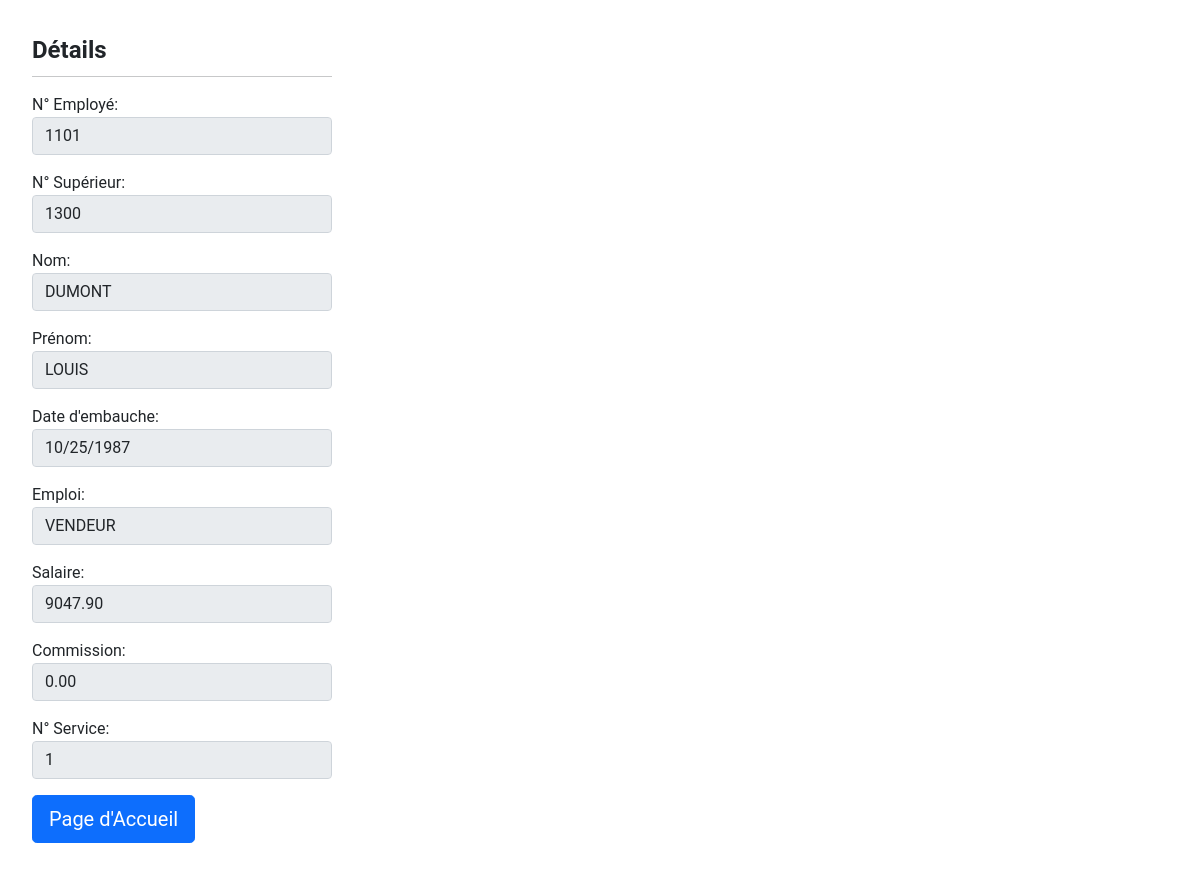
Page /PHP/emp_serv_details.php?noemp=1101 on the committed database.
### tables this page shows
CREATE TABLE employes
(
    noemp int(4) primary key NOT NULL,
    nom varchar(20),
    prenom varchar(20),
    emploi varchar(20),
    sup int(4),
    embauche date,
    sal decimal(9,2),
    comm decimal(9,2),
    noserv int(2) NOT NULL
);

### PHP/emp_serv_details.php (the view, shortened to what this page needs)
<!DOCTYPE html>
<html lang="en">
<head>
    <link href="https://cdn.jsdelivr.net/npm/bootstrap@5.0.0-beta2/dist/css/bootstrap.min.css" rel="stylesheet">
    <link rel="stylesheet" href="emp_serv.css">
</head>
<body>
    <?php
    if (isset($_GET['noemp'])) {
        $bdd = mysqli_init();
        mysqli_real_connect($bdd, "127.0.0.1", "root", "", "emp_serv");
        $result = mysqli_query($bdd, "select noemp, nom, prenom, emploi, sup, noserv, embauche, sal, comm from employes");
        $donnees = mysqli_fetch_all($result);
        $i = 0;
        while ($i < count($donnees)) {
            if ($_GET['noemp'] == $donnees[$i][0]) {
                $preselec_noemp = $donnees[$i][0];
                $preselec_nom = $donnees[$i][1];
                $preselec_prenom = $donnees[$i][2];
                $preselec_emploi = $donnees[$i][3];
                $preselec_sup = $donnees[$i][4];
                $preselec_noserv = $donnees[$i][5];
                $preselec_embauche = $donnees[$i][6];
                $preselec_sal = $donnees[$i][7];
                $preselec_comm = $donnees[$i][8];
            }
            $i++;
        }
        echo "<div class='container-fluid'>
                 <div class='row'>
                     <div class='col-lg-12'>
                         <div class='style_formulaire'>
                             <legend>Détails</legend>
                             <hr>
                             <label for='noemp'>N° Employé:</label>
                             <br>
                             <input id='noemp' type='number' class='form-control' name='noemp' value=$preselec_noemp disabled>";
                             if ($preselec_sup != null) {
                                 echo "<label for='supEmp'>N° Supérieur:</label>
                                 <br>
                                 <input id='supEmp' type='number' class='form-control' name='sup' value=$preselec_sup disabled>";
                             }
                             echo "<label for='nomPersonne'>Nom:</label>
                             <br>
                             <input id='nomPersonne' type='text' class='form-control' name='nom' value=$preselec_nom disabled>
                             <label for='prenomPersonne'>Prénom:</label>
                             <br>
                             <input id='prenomPersonne' type='text' class='form-control' name='prenom' value=$preselec_prenom disabled>
                             <label for='embauche'>Date d'embauche:</label>
                             <br>
                             <input id='embauche' type='date' class='form-control' name='embauche' value=$preselec_embauche disabled>
                             <label for='emploiPersonne'>Emploi:</label>
                             <br>
                             <input id='emploiPersonne' type='text' class='form-control' name='emploi' value=$preselec_emploi disabled>
                             <label for='salaire'>Salaire:</label>
                             <br>
                             <input id='salaire' type='number' class='form-control' name='sal' value=$preselec_sal disabled>";
                             if ($preselec_comm != null) {
                                  echo "<label for='commission'>Commission:</label>
                                  <br>
                                  <input id='commission' type='number' class='form-control' name='comm' value=$preselec_comm disabled>";
                             }
                             echo "<label for='noServ'>N° Service:</label>
                             <br>
                             <input id='noServ' type='number' class='form-control' name='noserv' value=$preselec_noserv disabled>
                             <a href='emp_serv.php'><button class='btn btn-primary btn-lg'>Page d'Accueil</button></a>
                         </div>
                     </div>
                 </div>
             </div>";
    }
    ?>
</body>
</html>

### PHP/emp_serv.css (style rules this page uses)
body { font-family: Roboto; }
.style_formulaire { margin: 2em; width: 300px; }
input { margin-bottom: 1em; }
.form-control { background-color: rgb(219, 219, 219); }
.col-lg-12 { padding: 0; }
legend { font-weight: bold; }

### rows in the picture
employes: noemp "1101", sup "1300", nom "DUMONT", prenom "LOUIS", embauche "10/25/1987", emploi "VENDEUR", sal "9047.90", comm "0.00", noserv "1"
